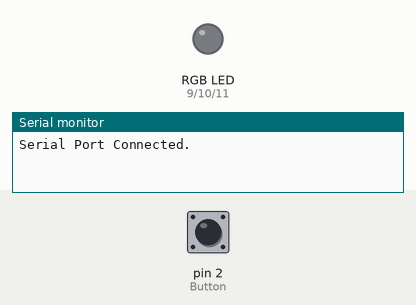
Bench run of a sketch on a simulated Arduino Uno, built with avr-gcc and run on an emulated ATmega328P. Shown: an RGB LED mixed from three pins (HIGH = lit), the last lines printed to the serial monitor. The inputs (shaded band) are chosen by the test bench; at power-on: pin 2 (Button) LOW.

Above: at 1.2 s.
1.3 s: pin 2 (Button) pulled HIGH for 0.15 s
At 2.5 s:
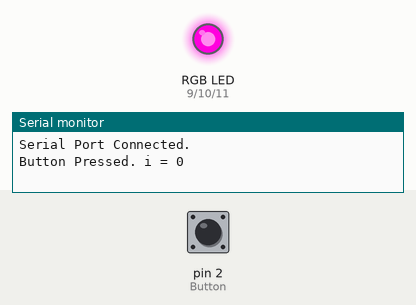
4.4 s: pin 2 (Button) pulled HIGH for 1 s
At 4.9 s:
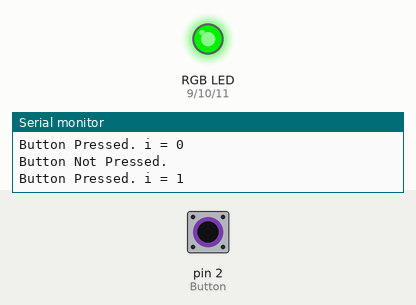
8.4 s: pin 2 (Button) pulled HIGH for 0.15 s
At 9.1 s:
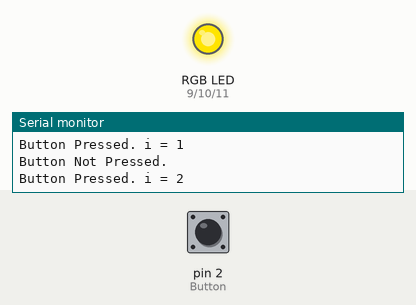
Timing chart, 0 to 12.9 s (numbered marks = the images above; inputs shaded):
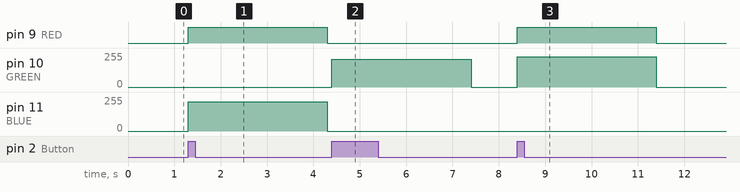

The sketch:

3Color_Button_On_Off.ino
```cpp
#define RED 9
#define GREEN 10
#define BLUE 11
#define Button 2
int i = 0;
bool buttonPressed = false;
bool lastButtonState = LOW;

void setup()
{
  pinMode(Button, INPUT);
  pinMode(RED, OUTPUT);
  pinMode(GREEN, OUTPUT);
  pinMode(BLUE, OUTPUT);
  Serial.begin(9600);
  while(!Serial) {
  }
  Serial.println("Serial Port Connected.");
}

void loop()
{
  int buttonState = digitalRead(Button);

  if(buttonState != lastButtonState)
  {

    if (buttonState == HIGH && !buttonPressed)
    {
      Serial.print("Button Pressed. i = ");
      Serial.println(i);
      buttonPressed = true;
      switch(i % 3)
      {
       case 0 :
          analogWrite(RED, 255);
          analogWrite(BLUE, 221);
          delay(3000);
          analogWrite(RED, 0);
          analogWrite(BLUE, 0);
         break;
       case 1 :
          analogWrite(RED, 0);
          analogWrite(GREEN, 209);
          analogWrite(BLUE, 0);
          delay(3000);
          analogWrite(RED, 0);
          analogWrite(GREEN, 0);
          analogWrite(BLUE, 0);
         break;
        case 2 :
          analogWrite(RED, 255);
          analogWrite(GREEN, 228);
         delay(3000);
          analogWrite(RED, 0);
          analogWrite(GREEN, 0);
          break;
      }
      i++;
    }
    else if(buttonState == LOW && buttonPressed)
    {
      buttonPressed = false;
      analogWrite(RED, 0);
      analogWrite(GREEN, 0);
      analogWrite(BLUE, 0);
      delay(30);
      Serial.println("Button Not Pressed.");
    }
    lastButtonState = buttonState;
  }
}
```

Measured:
- after the input at 1.3 s, pin 9 (RED): LOW → HIGH at once, → LOW 3.0 s later; pin 11 (BLUE): 0/255 → 221/255 at once, → 0/255 3.0 s later
- after the input at 4.4 s, pin 10 (GREEN): 0/255 → 209/255 at once, → 0/255 3.0 s later
- after the input at 8.4 s, pin 9 (RED): LOW → HIGH at once, → LOW 3.0 s later; pin 10 (GREEN): 0/255 → 228/255 at once, → 0/255 3.0 s later
